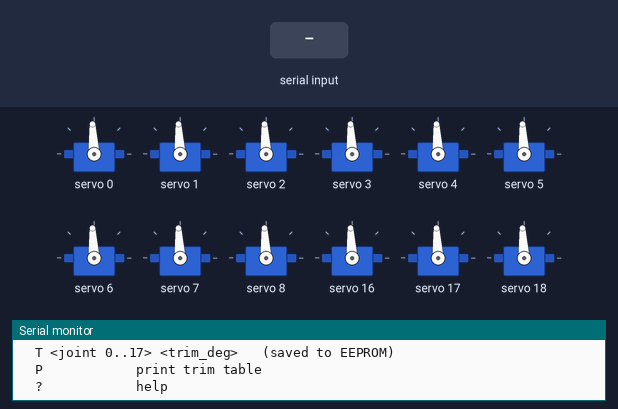
A sketch run on a simulated Arduino Uno, built with avr-gcc and run on an emulated ATmega328P. Parts: 12 × servo, the last lines printed to the serial monitor. The inputs (shaded band) are chosen by the test bench. EEPROM starts erased.

Above: at 1.5 s.
1.6 s: "g\n" received over Serial
At 3.81 s:
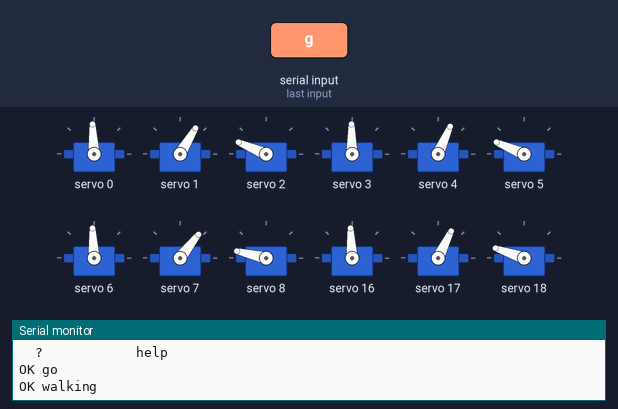
4.6 s: "Z\n" received over Serial
7.1 s: "u90\n" received over Serial
At 9.1 s:
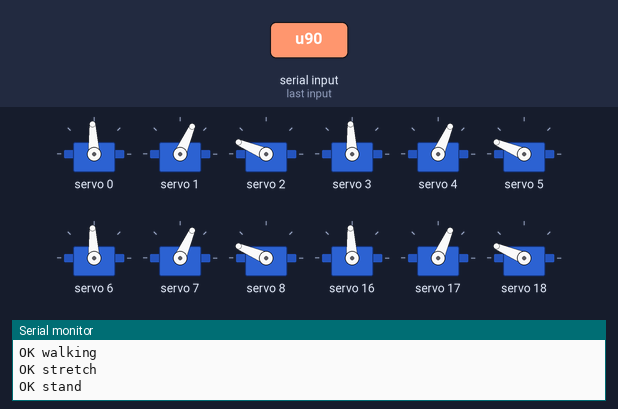
9.6 s: "G\n" received over Serial
At 10.09 s:
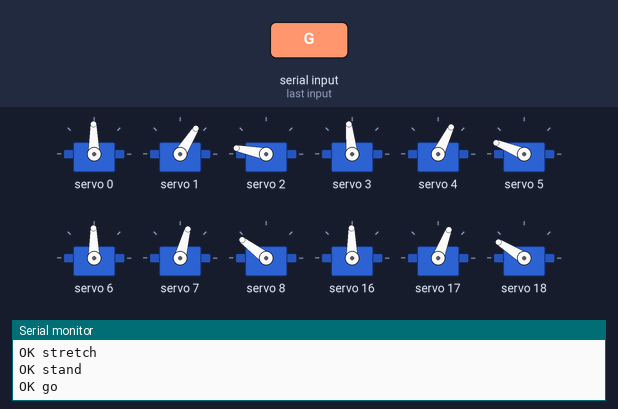
12.6 s: "?\n" received over Serial
18.6 s: "u 45\n" received over Serial
At 20.9 s:
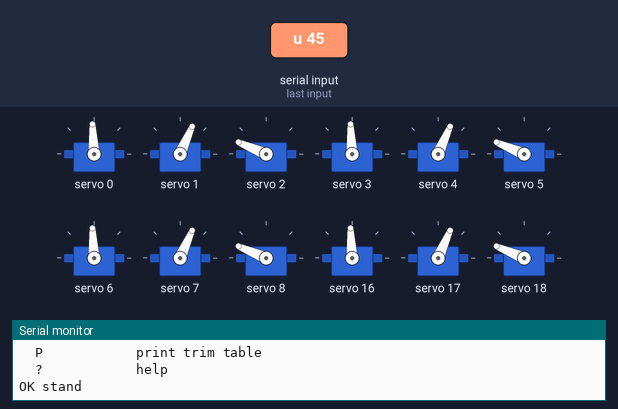
Timing chart, 0 to 22.4 s (numbered marks = the images above; inputs shaded):
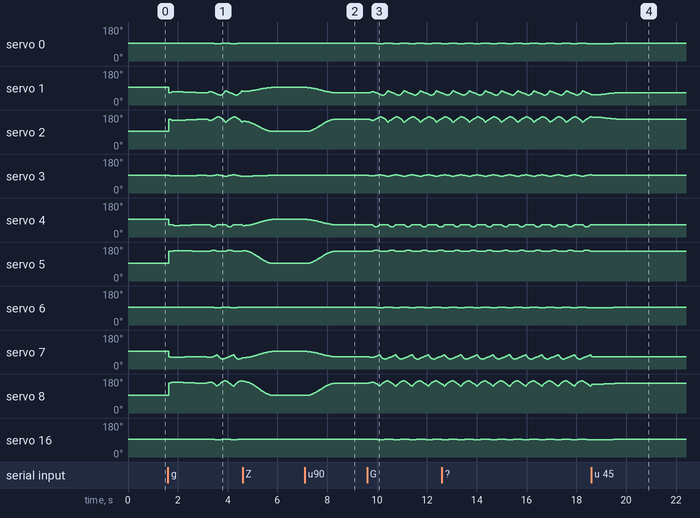

Measured:
- after the input at 7.1 s, servo 1, servo 4, servo 7, servo 17: moves from 93° to 66° over 1.0 s, starting after 0.10 s; servo 2, servo 5, servo 8, servo 18: moves from 93° to 157° over 1.0 s, starting after 0.10 s
- after the input at 18.6 s, servo 4: stops changing and stays 66°; servo 5: stops changing and stays 157°

The sketch:

prototype_walk.ino
```cpp
/*
  Prototype hexapod -- standalone tripod walker
  ----------------------------------------------

  Unlike prototype_servo_bridge.ino (which only relays poses sent over
  serial from a Pi/laptop), THIS sketch generates the gait on the Arduino
  itself.  Power it up, give it ~1.5 s to settle into stance, and the
  robot walks forward on its own -- no host computer required.

  The gait is a direct C port of mujoco_prototype.TripodGait + the
  2-link leg IK (_leg_ik).  Angle sign conventions, joint order, the
  PCA9685 routing, the per-axis safe limits and the EEPROM trim table
  are all identical to prototype_servo_bridge.ino, so a leg calibrated
  with the bridge firmware ('T' commands) walks correctly here too.

  Joint order (wired/physical order on this prototype):
      joint = leg * 3 + axis        leg = 0..5
      axis 0 = yaw, axis 1 = hip pitch, axis 2 = knee pitch
  Physical leg wiring order is NOT circular: legs 0,1,2 run down the
  robot's right side from front -> rear, then legs 3,4,5 run down the
  left side from front -> rear.  The gait maps that physical order back
  to the circular CAD/sim azimuths:

      wired leg:      0    1    2    3    4    5
      physical pos:   RF   RM   RR   LF   LM   LR
      CAD leg index:  5    4    3    0    1    2

  Forward (+vx) drives the chassis along its +X axis (the flat edge
  between wired legs 0 and 3).

  PCA9685 routing (one board per 3 legs -- 9 servos each, so every
  leg's 3 servos stay on ONE board and the V+ current splits evenly):
      legs 0..2 (joints  0..8 ) -> board 0x40 channels 0..8
      legs 3..5 (joints  9..17) -> board 0x41 channels 0..8
      channel = (joint < 9) ? joint : joint - 9
      per-board channel = (leg % 3) * 3 + axis

  Serial (115200, newline-terminated) -- optional, for safety/tuning:
      g            go / resume walking
      s            stop (hold current stance, feet planted)
      c            centre all joints (0 deg) and stop
      v <vx> <vy> <omega>   set body velocity (mm/s, mm/s, rad/s)
      T <joint> <deg>       set + persist a per-joint trim (EEPROM)
      P            print the trim table
      ?            help

  Power note:
      Servo V+ must come from the external 5-6 V BEC / bench rails.  Do
      NOT power DS3225 servos from the Arduino 5 V pin.
*/

#include <Wire.h>
#include <EEPROM.h>
#include <math.h>
#include <Adafruit_PWMServoDriver.h>

Adafruit_PWMServoDriver pwm1(0x40);
Adafruit_PWMServoDriver pwm2(0x41);

// --- Servo output scaling + safe limits (mirror servo bridge) -------
const float PWM_MIN_US = 500.0;    // DS3225 nominal -90 deg
const float PWM_MAX_US = 2500.0;   // DS3225 nominal +90 deg
const int   SERVO_HZ   = 50;

const float YAW_LIMIT_LO_DEG  = -35.0;
const float YAW_LIMIT_HI_DEG  =  35.0;
const float HIP_LIMIT_LO_DEG  = -80.0;
const float HIP_LIMIT_HI_DEG  =  30.0;
const float KNEE_LIMIT_LO_DEG = -20.0;
const float KNEE_LIMIT_HI_DEG =  80.0;

// --- Trim persistence (EEPROM) -- same layout as the bridge ---------
const uint16_t EE_MAGIC      = 0x4831;  // 'H','1'
const int      EE_MAGIC_ADDR = 0;
const int      EE_TRIM_ADDR  = 4;
const float    TRIM_LIMIT_DEG = 30.0;

float trim_deg[18] = {0};

// Last commanded angle per joint (post-clamp, pre-trim), so pose
// transitions (stand up / stretch out) can ease from wherever the
// legs currently are instead of snapping.
float target_deg[18] = {0};

// --- Leg geometry (mm) -- mirror hexapod_prototype.py ---------------
const float COXA  =  25.0;
const float FEMUR =  75.0;   // Jun 2026: shortened from 90 (coxa-link crack fix)
const float TIBIA = 130.0;
const float LEG_RADIAL = 100.0;            // chassis apothem (200 mm flat-to-flat / 2)
const float STANCE_HIP_DEG  = -25.0;       // STANCE_FEMUR_DEG
const float STANCE_KNEE_DEG =  60.0;       // STANCE_TIBIA_DEG

// --- Gait parameters (mirror mujoco_prototype.TripodGait defaults) --
// All scale factors are held at 1.0 (scalar lift/stride/period/stance).
float g_period = 0.65;      // s  -- full gait cycle
float g_lift   = 25.0;      // mm -- peak swing foot lift
float g_ramp   = 0.35;      // s  -- ease-in time for stride + lift
float g_vx     = 80.0;      // mm/s forward (chassis +X)
float g_vy     = 0.0;       // mm/s lateral (chassis +Y)
float g_omega  = 0.0;       // rad/s yaw rate

const float PHASE_OFFSET = (float)HALF_PI;
const unsigned long SETTLE_MS = 1500;      // hold stance before walking

// --- Precomputed per-leg constants ----------------------------------
float leg_cos[6], leg_sin[6];
float foot_neutral_z;       // mm, leg-local foot height at stance
float foot_radius_eff;      // mm, body-frame neutral foot radius

// Physical wiring order: 0,1,2 down the RIGHT side (front->rear), then
// 3,4,5 down the LEFT side (front->rear).  Convert each wired leg index
// to the CAD/sim circular leg index (azimuth = (cad + 0.5) * 60 deg).
const int WIRED_TO_CAD_LEG[6] = {5, 4, 3, 0, 1, 2};

// --- Gait state ------------------------------------------------------
float g_phase   = 0.0;      // rad, 0..2pi
float g_elapsed = 0.0;      // s since walking started (drives ramp)
bool  g_walking = false;
unsigned long boot_ms      = 0;
unsigned long last_step_us = 0;
const unsigned long STEP_PERIOD_US = 20000UL;   // 50 Hz control update

static inline float clampf(float x, float lo, float hi) {
  if (x < lo) return lo;
  if (x > hi) return hi;
  return x;
}

static inline void axisLimits(int joint_idx, float& lo, float& hi) {
  int axis = joint_idx % 3;
  if (axis == 0)      { lo = YAW_LIMIT_LO_DEG;  hi = YAW_LIMIT_HI_DEG;  }
  else if (axis == 1) { lo = HIP_LIMIT_LO_DEG;  hi = HIP_LIMIT_HI_DEG;  }
  else                { lo = KNEE_LIMIT_LO_DEG; hi = KNEE_LIMIT_HI_DEG; }
}

static inline int trimEepromAddr(int joint_idx) {
  return EE_TRIM_ADDR + joint_idx * (int)sizeof(float);
}

void saveTrim(int joint_idx) {
  if (joint_idx < 0 || joint_idx >= 18) return;
  EEPROM.put(trimEepromAddr(joint_idx), trim_deg[joint_idx]);
  uint16_t magic = EE_MAGIC;
  EEPROM.put(EE_MAGIC_ADDR, magic);
}

void loadTrims() {
  uint16_t magic = 0;
  EEPROM.get(EE_MAGIC_ADDR, magic);
  if (magic != EE_MAGIC) {
    for (int i = 0; i < 18; ++i) {
      trim_deg[i] = 0.0;
      EEPROM.put(trimEepromAddr(i), trim_deg[i]);
    }
    EEPROM.put(EE_MAGIC_ADDR, (uint16_t)EE_MAGIC);
    return;
  }
  for (int i = 0; i < 18; ++i) {
    float v = 0.0;
    EEPROM.get(trimEepromAddr(i), v);
    if (v != v) v = 0.0;  // NaN guard
    trim_deg[i] = clampf(v, -TRIM_LIMIT_DEG, TRIM_LIMIT_DEG);
  }
}

// Clamp to the safe workspace, add the persisted trim, convert to a
// servo pulse and push it to the right PCA9685 channel.  Identical to
// the servo bridge's writeJoint().
void writeJoint(int joint_idx, float angle_deg) {
  if (joint_idx < 0 || joint_idx >= 18) return;
  float lo, hi;
  axisLimits(joint_idx, lo, hi);
  angle_deg = clampf(angle_deg, lo, hi);
  target_deg[joint_idx] = angle_deg;
  float corrected = clampf(angle_deg + trim_deg[joint_idx], lo, hi);
  float us = PWM_MIN_US + (corrected + 90.0) / 180.0 * (PWM_MAX_US - PWM_MIN_US);
  // Legs 0..2 (joints 0..8) -> 0x40 ch 0..8; legs 3..5 (joints 9..17)
  // -> 0x41 ch 0..8.  Keeps each leg's 3 servos on one board.
  // Hardware exception (Jun 2026): 0x41 ch6 is BROKEN, so leg 5 yaw
  // (joint 15) is physically plugged into 0x41 ch 9 instead.
  Adafruit_PWMServoDriver& drv = (joint_idx < 9) ? pwm1 : pwm2;
  int chan = (joint_idx < 9) ? joint_idx : (joint_idx - 9);
  if (joint_idx == 15) chan = 9;
  drv.writeMicroseconds(chan, (int)(us + 0.5));
}

void writeStancePose() {
  for (int i = 0; i < 6; ++i) {
    writeJoint(i * 3 + 0, 0.0);
    writeJoint(i * 3 + 1, STANCE_HIP_DEG);
    writeJoint(i * 3 + 2, STANCE_KNEE_DEG);
  }
}

void centreAll() {
  for (int i = 0; i < 18; ++i) writeJoint(i, 0.0);
}

// Blocking, eased interpolation of all 18 joints from their current
// target angles to `dest` over `dur_ms`.  Uses a raised-cosine
// (ease-in / ease-out) profile so servos start and stop gently.  Used
// for the stand-up / stretch-out pose transitions, which are slow,
// one-shot moves -- the real-time gait loop never calls this.
void sweepTo(const float dest[18], unsigned long dur_ms) {
  float start[18];
  for (int i = 0; i < 18; ++i) start[i] = target_deg[i];
  unsigned long t0 = millis();
  for (;;) {
    unsigned long el = millis() - t0;
    float u = (dur_ms == 0) ? 1.0f : (float)el / (float)dur_ms;
    if (u > 1.0f) u = 1.0f;
    float s = 0.5f * (1.0f - cosf((float)PI * u));   // smoothstep
    for (int i = 0; i < 18; ++i) {
      writeJoint(i, start[i] + (dest[i] - start[i]) * s);
    }
    if (u >= 1.0f) break;
    delay(15);
  }
}

// Ease every leg from wherever it is into the standing stance
// (0, -25, +60) -- i.e. lift the femurs and fold the knees so the
// feet plant below the body.  Stops the gait first.
void standUp() {
  g_walking = false;
  float dest[18];
  for (int i = 0; i < 6; ++i) {
    dest[i * 3 + 0] = 0.0;
    dest[i * 3 + 1] = STANCE_HIP_DEG;
    dest[i * 3 + 2] = STANCE_KNEE_DEG;
  }
  sweepTo(dest, 1200);
}

// Ease every leg out to the dead-straight, horizontal zero pose
// (0, 0, 0) -- all links colinear, pointing straight out.
void stretchOut() {
  g_walking = false;
  float dest[18] = {0};
  sweepTo(dest, 1200);
}

// 2-link planar IK in the leg's yaw frame (port of _leg_ik).  Inputs in
// mm; outputs hip pitch p and knee pitch k in RADIANS.  Returns false
// when the target is out of reach (caller falls back to stance).
bool legIK(float target_x, float target_z, float& p, float& k) {
  float u = target_x - COXA;
  float w = -target_z;
  float L = sqrtf(u * u + w * w);
  if (L > FEMUR + TIBIA - 1e-3f) return false;
  if (L < fabsf(FEMUR - TIBIA) + 1e-3f) return false;
  float cos_k = (L * L - FEMUR * FEMUR - TIBIA * TIBIA) / (2.0f * FEMUR * TIBIA);
  cos_k = clampf(cos_k, -1.0f, 1.0f);
  k = acosf(cos_k);
  p = atan2f(w, u) - atan2f(TIBIA * sinf(k), FEMUR + TIBIA * cosf(k));
  return true;
}

void initGaitConstants() {
  for (int i = 0; i < 6; ++i) {
    float a = (WIRED_TO_CAD_LEG[i] + 0.5f) * (float)PI / 3.0f;
    leg_cos[i] = cosf(a);
    leg_sin[i] = sinf(a);
  }
  float p  = radians(STANCE_HIP_DEG);
  float pt = radians(STANCE_HIP_DEG + STANCE_KNEE_DEG);
  float foot_neutral_x = COXA + FEMUR * cosf(p) + TIBIA * cosf(pt);
  foot_neutral_z       = -FEMUR * sinf(p) - TIBIA * sinf(pt);
  foot_radius_eff      = LEG_RADIAL + foot_neutral_x;
}

// One control update: advance the gait phase by dt seconds and drive
// all 18 joints.  Direct port of TripodGait._foot_target_in_body +
// TripodGait.desired (scalar scales = 1, no command smoothing).
void stepGait(float dt) {
  g_elapsed += dt;
  g_phase = fmodf(g_phase + 2.0f * (float)PI * dt / fmaxf(g_period, 0.05f),
                  2.0f * (float)PI);
  float ramp_amp = fminf(g_elapsed / g_ramp, 1.0f);
  float t_eff = fmaxf(g_period, 0.05f);

  for (int i = 0; i < 6; ++i) {
    float ca = leg_cos[i], sa = leg_sin[i];
    int tripod = (i % 2 == 0) ? 0 : 1;
    float phi = fmodf(g_phase + PHASE_OFFSET + tripod * (float)PI,
                      2.0f * (float)PI);

    float prog, dz;
    if (phi < (float)PI) {                 // swing: lift + carry forward
      float s = phi / (float)PI;
      prog = -0.5f + s;
      dz = g_lift * ramp_amp * sinf((float)PI * s);
    } else {                               // stance: planted, push back
      float s = (phi - (float)PI) / (float)PI;
      prog = 0.5f - s;
      dz = 0.0f;
    }

    float v_x_at = g_vx - g_omega * foot_radius_eff * sa;
    float v_y_at = g_vy + g_omega * foot_radius_eff * ca;
    float dx = prog * v_x_at * t_eff / 2.0f * ramp_amp;
    float dy = prog * v_y_at * t_eff / 2.0f * ramp_amp;

    // Foot target in the chassis (body) frame, then into the leg's
    // yaw frame to split off the yaw angle from the planar reach.
    float fx_b = foot_radius_eff * ca + dx;
    float fy_b = foot_radius_eff * sa + dy;
    float rx = fx_b - LEG_RADIAL * ca;
    float ry = fy_b - LEG_RADIAL * sa;
    float x_yaw =  ca * rx + sa * ry;
    float y_yaw = -sa * rx + ca * ry;
    float yaw_angle = atan2f(y_yaw, x_yaw);
    float r_planar  = sqrtf(x_yaw * x_yaw + y_yaw * y_yaw);

    float p, k;
    if (legIK(r_planar, foot_neutral_z + dz, p, k)) {
      writeJoint(i * 3 + 0, degrees(yaw_angle));
      writeJoint(i * 3 + 1, degrees(p));
      writeJoint(i * 3 + 2, degrees(k));
    } else {
      writeJoint(i * 3 + 0, 0.0);
      writeJoint(i * 3 + 1, STANCE_HIP_DEG);
      writeJoint(i * 3 + 2, STANCE_KNEE_DEG);
    }
  }
}

void startWalking() {
  g_walking = true;
  g_phase = 0.0;
  g_elapsed = 0.0;          // re-arm the ease-in ramp
  last_step_us = micros();
}

void stopWalking() {
  g_walking = false;
  writeStancePose();
}

void printHelp() {
  Serial.println(F("OK prototype_walk (standalone tripod gait)"));
  Serial.println(F("  u            stand up (ease from stretched-out to stance)"));
  Serial.println(F("  z            stretch out flat (ease to the 0/0/0 zero pose)"));
  Serial.println(F("  g            go / resume walking"));
  Serial.println(F("  s            stop, hold stance"));
  Serial.println(F("  c            centre all joints (0 deg) + stop"));
  Serial.println(F("  v <vx> <vy> <omega>   body velocity (mm/s, mm/s, rad/s)"));
  Serial.println(F("  T <joint 0..17> <trim_deg>   (saved to EEPROM)"));
  Serial.println(F("  P            print trim table"));
  Serial.println(F("  ?            help"));
}

void printTrims() {
  Serial.print(F("TRIM"));
  for (int i = 0; i < 18; ++i) { Serial.print(' '); Serial.print(trim_deg[i], 2); }
  Serial.println();
}

void handleLine(char* line) {
  while (*line == ' ') ++line;
  char cmd = line[0];
  char* p = line + 1;

  if (cmd == '?' || cmd == 'H' || cmd == 'h') { printHelp(); return; }
  if (cmd == 'u' || cmd == 'U') { standUp();    Serial.println(F("OK stand")); return; }
  if (cmd == 'z' || cmd == 'Z') { stretchOut(); Serial.println(F("OK stretch")); return; }
  if (cmd == 'g' || cmd == 'G') { startWalking(); Serial.println(F("OK go")); return; }
  if (cmd == 's' || cmd == 'S') { stopWalking();  Serial.println(F("OK stop")); return; }
  if (cmd == 'c' || cmd == 'C') { stopWalking(); centreAll(); Serial.println(F("OK centre")); return; }
  if (cmd == 'P') { printTrims(); return; }
  if (cmd == 'v' || cmd == 'V') {
    g_vx = atof(p);
    while (*p == ' ') ++p; while (*p && *p != ' ') ++p;
    g_vy = atof(p);
    while (*p == ' ') ++p; while (*p && *p != ' ') ++p;
    g_omega = atof(p);
    Serial.print(F("OK v ")); Serial.print(g_vx, 2); Serial.print(' ');
    Serial.print(g_vy, 2); Serial.print(' '); Serial.println(g_omega, 3);
    return;
  }
  if (cmd == 'T') {
    int joint = atoi(p);
    while (*p == ' ') ++p; while (*p && *p != ' ') ++p;
    float deg = atof(p);
    if (joint < 0 || joint >= 18) { Serial.println(F("ERR joint")); return; }
    trim_deg[joint] = clampf(deg, -TRIM_LIMIT_DEG, TRIM_LIMIT_DEG);
    saveTrim(joint);
    Serial.print(F("OK T ")); Serial.print(joint); Serial.print(' ');
    Serial.println(trim_deg[joint], 2);
    return;
  }
  Serial.println(F("ERR unknown"));
}

void pollSerial() {
  static char buf[96];
  static int n = 0;
  while (Serial.available() > 0) {
    char c = (char)Serial.read();
    if (c == '\r') continue;
    if (c == '\n') {
      buf[n] = '\0';
      if (n > 0) handleLine(buf);
      n = 0;
    } else if (n < (int)sizeof(buf) - 1) {
      buf[n++] = c;
    } else {
      n = 0;
      Serial.println(F("ERR line too long"));
    }
  }
}

void setup() {
  Serial.begin(115200);
  Wire.begin();
  Wire.setClock(400000);     // fast-mode I2C so 18 channel writes fit in 20 ms
  pwm1.begin();
  pwm2.begin();
  pwm1.setPWMFreq(SERVO_HZ);
  pwm2.setPWMFreq(SERVO_HZ);
  delay(50);

  loadTrims();               // restore calibration before any motion
  initGaitConstants();
  centreAll();               // power up in the dead-straight zero pose
  printHelp();

  boot_ms = millis();
  last_step_us = micros();
}

void loop() {
  pollSerial();

  // Auto-start (one-shot): hold the stretched-out zero pose briefly,
  // then stand up and begin walking on its own.  Latched so a later
  // 's' / 'z' / 'u' command isn't immediately overridden.
  static bool auto_started = false;
  if (!auto_started && (millis() - boot_ms) >= SETTLE_MS) {
    auto_started = true;
    standUp();
    startWalking();
    Serial.println(F("OK walking"));
  }

  if (g_walking) {
    unsigned long now = micros();
    unsigned long elapsed = now - last_step_us;   // wraps cleanly (unsigned)
    if (elapsed >= STEP_PERIOD_US) {
      last_step_us = now;
      stepGait((float)elapsed * 1e-6f);
    }
  }
}
```
